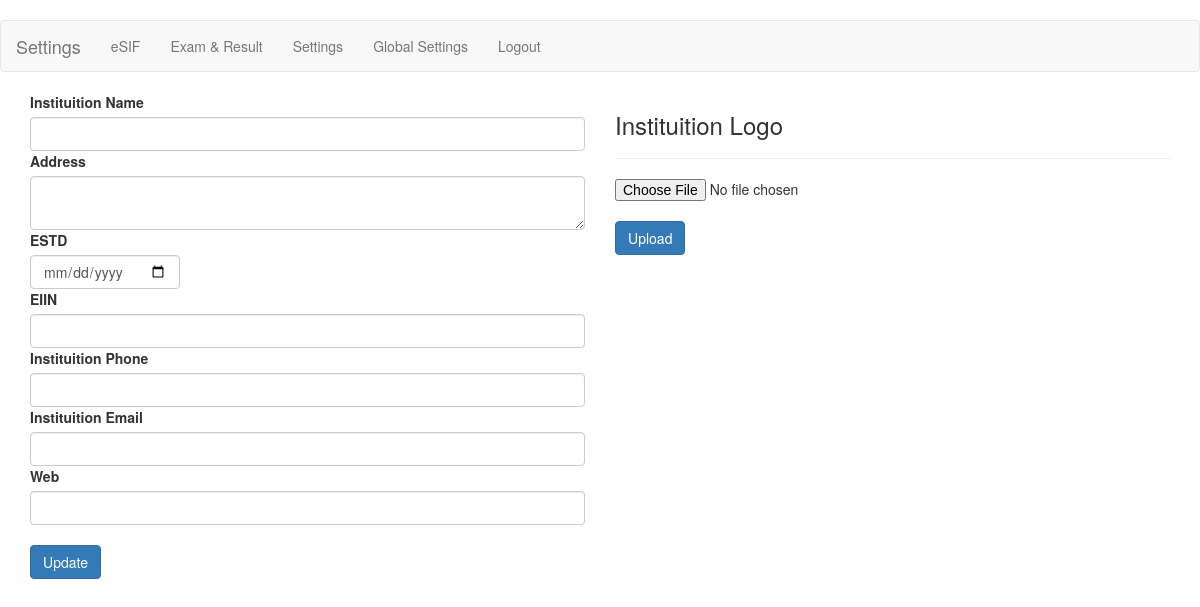
/settings/index.php (signed in), run on an earlier commit of the app's database.
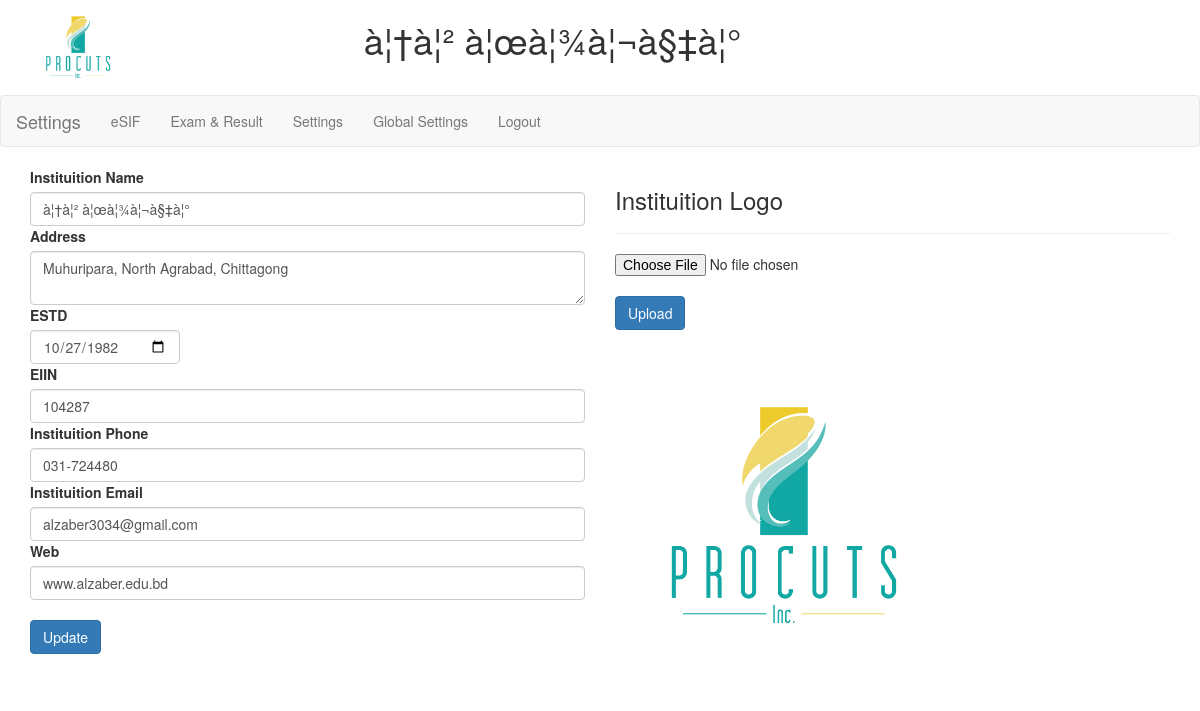
And on a later commit of the database.
### tables this page shows
CREATE TABLE `institution_details` (
  `serial` int(3) NOT NULL,
  `name` varchar(255) NOT NULL,
  `address` text NOT NULL,
  `estd` date NOT NULL,
  `eiin` varchar(20) NOT NULL,
  `phone` varchar(50) NOT NULL,
  `email` varchar(100) NOT NULL,
  `web` varchar(255) NOT NULL,
  `logo` varchar(255) NOT NULL
);

### settings/index.php (the view, shortened to what this page needs)
<?php
require_once '../connection/connect.php';
?>
<!DOCTYPE html>
<html>
<head>
</head>
<body>
  <?php include "../partials/header.php"; ?>
  <?php include "navbar.php"; ?>
  <div class="container">
    <?php
    $result=mysqli_query($db,"SELECT * FROM institution_details WHERE serial='1'");
    $row=mysqli_fetch_array($result);
    ?>
    <div class="row">
      <div class="col-sm-6">
        <form action="" method="post">
          <label>Instituition Name</label>
          <input name="name" value="<?php echo $row['name']; ?>" class="form-control" required>
          <label>Address</label>
          <textarea name="address" class="form-control" required><?php echo $row['address']; ?></textarea>
          <label>ESTD</label>
          <input name="estd" type="date" class="form-control" required value="<?php echo $row['estd']; ?>" style="width: 150px">
          <label>EIIN</label>
          <input name="eiin" value="<?php echo $row['eiin']; ?>" class="form-control" required>
          <label>Instituition Phone</label>
          <input name="phone" value="<?php echo $row['phone']; ?>" class="form-control" required>
          <label>Instituition Email</label>
          <input name="email" value="<?php echo $row['email']; ?>" class="form-control" required>
          <label>Web</label>
          <input name="web" type="text" value="<?php echo $row['web']; ?>" class="form-control" required>
          <br>
          <input type="submit" name="submit" value="Update" class="btn btn-primary">
        </form>
      </div>
      <div class="col-sm-6">
        <h3>Instituition Logo</h3>
        <hr>
        <form action="" method="post" enctype="multipart/form-data">
          <input type="file" name="logo" required>
          <br>
          <input type="submit" name="submit_1" value="Upload" class="btn btn-primary">
        </form>
        <br>
        <img src="<?php echo $row['logo']; ?>" width="60%">
      </div>
    </div>
  </div>
</body>
</html>

### partials/header.php
<?php
$res_head=mysqli_query($db,"SELECT * FROM institution_details WHERE serial='1'");
$row_head=mysqli_fetch_array($res_head);
?>
<div class="row">
  <div class="container">
    <div class="col-sm-1" style="padding:0px">
      <img src="<?php echo $row_head['logo']; ?>" width="100%">
    </div>
    <div class="col-sm-9" style="padding:0px">
      <center><h1><?php echo $row_head['name'];?></h1></center>
    </div>
  </div>
</div>

### settings/navbar.php
<nav class="navbar navbar-default">
  <div class="container-fluid">
    <div class="navbar-header">
      <a class="navbar-brand" href="index.php">Settings</a>
    </div>
    <ul class="nav navbar-nav">
      <?php
      if($_SESSION['role']=='admin')
      {
        ?>
        <li><a href="../esif/">eSIF</a></li>
        <li><a href="../eff/">Exam & Result</a></li>
        <li><a href="#">Settings</a></li>
        <li><a href="../settings/">Global Settings</a></li>
        <?php
      }
      ?>
      <li><a href="logout.php">Logout</a></li>
    </ul>
  </div>
</nav>

What changed in the data, as far as the page shows it:
added institution_details: logo (picture), name "à¦†à¦² à¦œà¦¾à¦¬à§‡à¦°", address "Muhuripara, North Agrabad, Chittagong", estd "10/27/1982", eiin "104287", phone "031-724480", email "alzaber3034@gmail.com", web "www.alzaber.edu.bd"
